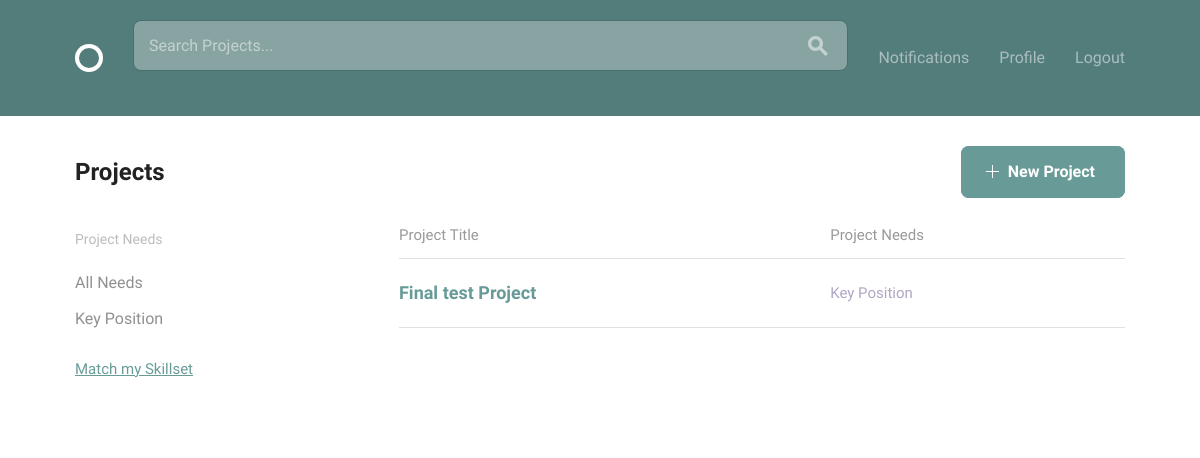
The app's page / (signed in) with its own data.
### projects/models.py (models this page shows, shortened)
class Position(models.Model):
    project = models.ForeignKey(Project,
                                on_delete=models.CASCADE,
                                related_name='positions')
    name = models.CharField(max_length=100)
    skills = models.ManyToManyField('accounts.Skill', blank=True)
    user = models.ForeignKey(User, on_delete=models.PROTECT)
    description = models.CharField(max_length=500)
    length = models.IntegerField()
    def __str__(self):
        return self.name

class Timestampable(models.Model):
    created_at = models.DateTimeField(auto_now_add=True)
    modified_at = models.DateTimeField(null=True, blank=True)
    class Meta:
        abstract = True

class Project(Timestampable, models.Model):
    user = models.ForeignKey(User,
                             on_delete=models.CASCADE,
                             related_name='projects')
    title = models.CharField(max_length=150)
    description = models.CharField(max_length=600)
    duration = models.IntegerField()
    requirements = models.CharField(max_length=255)
    @property
    def available_positions(self):
        return self.positions.exclude(applications__status='A')

### team_builder/views.py (the view)
# urls.py: path('', views.IndexView.as_view(), name='home'),
class IndexView(LoginRequiredMixin, ListView):
    model = Project
    template_name = "projects/index.html"
    context_object_name = 'projects'
    def get_context_data(self, **kwargs):
        context = super().get_context_data(**kwargs)
        context['positions'] = Position.objects.exclude(
            applications__status='A')
        return context
    def get_queryset(self):
        queryset = super().get_queryset()
        search_term = self.request.GET.get('search_box', None)
        if search_term:
            queryset = queryset.filter(
                Q(title__icontains=search_term) |
                Q(description__icontains=search_term) |
                Q(positions__name__icontains=search_term))
        position_key = self.request.GET.get('position')
        if position_key:
            queryset = queryset.filter(positions__name=position_key)
        match_skill = self.request.GET.get('skill')
        if match_skill:
            skills = self.request.user.profile.skills.all()
            queryset = queryset.filter(positions__skills__in=skills).distinct()
        return queryset

### projects/templates/projects/index.html (shortened to what this page needs)
{% extends 'layout.html' %}
{% block content %}
  {% if user.is_authenticated %}
  <div class="bounds circle--page">
    <div class="circle--page--header circle--fluid">
      <div class="circle--fluid--cell circle--fluid--primary">
        <h2>Projects</h2>
      </div>
      <div class="circle--fluid--cell circle--fluid--secondary">
        <a class="button button-primary icon-on-left" href="{% url 'projects:new_project' %}">
          <svg version="1.1" xmlns="http://www.w3.org/2000/svg" xmlns:xlink="http://www.w3.org/1999/xlink" x="0px" y="0px" viewBox="0 0 13 13" style="enable-background:new 0 0 13 13;" xml:space="preserve" class="add">
            <polygon points="7,6 7,0 6,0 6,6 0,6 0,7 6,7 6,13 7,13 7,7 13,7 13,6 "/>
          </svg>
          New Project
        </a>
      </div>
    </div>
    <div class="grid-25">
      <div class="circle--filter circle--secondary--module">
        <h4>Project Needs</h4>
        <ul class="circle--filter--list already-set">
          <li><a href="{% url 'home' %}">All Needs</a></li>
          {% for position in positions %}
          <li><a href="?position={{ position.name }}">{{ position.name }}</a></li>
          {% endfor %}
        </ul>
        <a href="?skill=userskill">Match my Skillset</a>
      </div>
    </div>
    <div class="grid-70 grid-push-5">
      <table class="u-full-width circle--table">
        <thead>
          <tr>
            <th>Project Title</th>
            <th class="circle--cell--right">Project Needs</th>
          </tr>
        </thead>
        <tbody>
          {% for project in projects %}
          <tr class="clickable-row" data-href="{% url 'projects:project_detail' pk=project.pk %}">
            <td>
              <h3>{{ project.title }}</h3>
            </td>
            <td class="circle--cell--right">
              {% if project.available_positions %}
              <span class="secondary-label">{{ project.available_positions|join:", " }}</span>
              {% else %}
              <p>No open positions...</p>
              {% endif %}
            </td>
          </tr>
          {% endfor %}
        </tbody>
      </table>
    </div>
  </div>
  {% else %}
  <h2 class="newuser">Please login or signup to use the features of this site</h2>
  {% endif %}
{% endblock %}

### records on screen
Position: name "Key Position"
Project: title "Final test Project", available_positions "Key Position"
